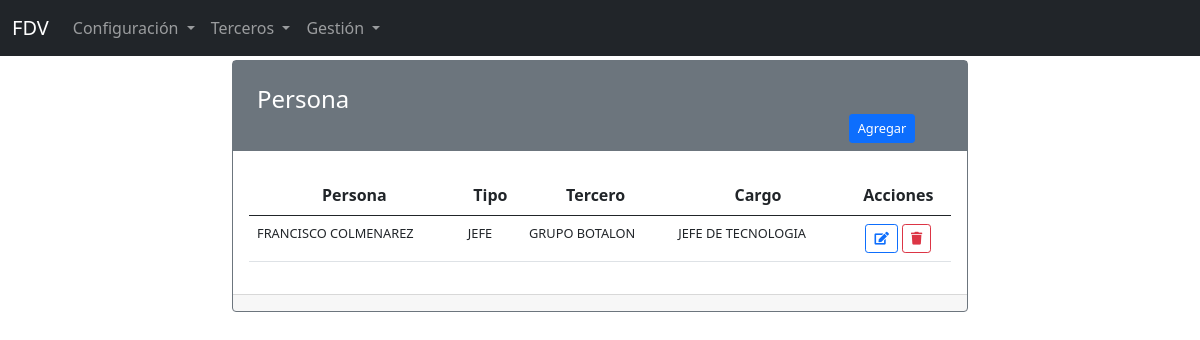
The page /terceros/persona on the database its author committed.
### apps/terceros/models.py (models this page shows, shortened)
class Persona(models.Model):
    id = models.BigAutoField(primary_key=True)
    nombre = models.CharField(verbose_name="Nombre",
                              max_length=50, null=False, blank=False)
    apellido = models.CharField(
        verbose_name="Apellido", max_length=50, null=False, blank=False)
    cargo = models.CharField(verbose_name="Cargo",
                             max_length=70, null=False, blank=False)
    telefono_oficina = models.CharField(
        verbose_name="Teléfono(s) de oficina", max_length=70, null=False, blank=False)
    telefono_celular = models.CharField(
        verbose_name="Celular", max_length=70, null=False, blank=False)
    tercero = models.ForeignKey(
        Tercero, on_delete=models.PROTECT, verbose_name="Tercero")
    tipopersona = models.ForeignKey(
        TipoPersona, on_delete=models.PROTECT, verbose_name="Tipo de persona")
    created_at = models.DateTimeField(auto_now=True)
    updated_at = models.DateTimeField(auto_now_add=True)
    class Meta:
        db_table = "personas"
        verbose_name = "Persona"
        verbose_name_plural = "Personas"
        ordering = ["tercero_id__nombre", "apellido", "nombre", "cargo"]

class TipoPersona(models.Model):
    id = models.BigAutoField(primary_key=True)
    descripcion = models.CharField(
        verbose_name="Descripción", max_length=50, null=False, blank=False)
    created_at = models.DateTimeField(auto_now=True)
    updated_at = models.DateTimeField(auto_now_add=True)
    class Meta:
        db_table = "tipopersonas"
        verbose_name = "Tipo de persona"
        verbose_name_plural = "Tipo de personas"
        ordering = ["descripcion"]

class Tercero(models.Model):
    id = models.BigAutoField(primary_key=True)
    nombre = models.CharField(verbose_name="Nombre",
                              max_length=70, null=False, blank=True, unique=True)
    nombre_juridico = models.CharField(
        verbose_name="Nombre jurídico", max_length=100, null=False, blank=True, unique=True)
    direccion = models.CharField(
        verbose_name="Dirección", max_length=200, null=False, blank=True)
    rif = models.CharField(
        verbose_name="RIF", max_length=10, null=False, blank=True, unique=True)
    nit = models.CharField(verbose_name="NIT", max_length=10,
                           null=True, blank=True)
    telefono = models.CharField(
        verbose_name="Teléfono(s)", max_length=80, null=False, blank=True)
    email = models.EmailField(verbose_name="E-mail", max_length=250, null=True, blank=True)
    web = models.URLField(verbose_name="Sitio web", max_length=250, null=True, blank=True)
    tipocapital = models.ForeignKey(
        TipoCapital, on_delete=models.PROTECT, verbose_name="Tipo de capital")
    ciudad = models.ForeignKey(
        Ciudad, on_delete=models.PROTECT, verbose_name="Ciudad")
    zona = models.ForeignKey(
        Zona, on_delete=models.PROTECT, verbose_name="Zona")
    """ ramo = models.ForeignKey(Ramo, on_delete=models.PROTECT, default=0, verbose_name="Ramo") """
    descripcion_actividad = models.TextField(
        verbose_name="Descripción de la actividad", blank=True, null=True)
    tamano_empresa = models.ForeignKey(
        TamanoEmpresa, on_delete=models.PROTECT, default=0, verbose_name="Tamaño de empresa")
    tipo_empresa = models.ForeignKey(
        TipoEmpresa, on_delete=models.PROTECT, default=0, verbose_name="Tipo de empresa")
    tipo_tercero = models.ForeignKey(
        TipoTercero, on_delete=models.PROTECT, default=1, verbose_name="Tipo de tercero")
    vendedor = models.ForeignKey(
        Vendedor, on_delete=models.PROTECT, verbose_name="Vendedor")
    created_at = models.DateTimeField(auto_now=True)
    updated_at = models.DateTimeField(auto_now_add=True)
    class Meta:
        db_table = "terceros"
        verbose_name = "Tercero"
        verbose_name_plural = "Terceros"
        ordering = ["nombre"]

### apps/terceros/views.py (the view)
# urls.py: path('persona', PersonaIndex.as_view(), name='persona-index'),
class PersonaIndex(ListView):
    template_name = 'terceros/persona/persona_index.html'
    model = Persona
    paginate_by = 7
    context_object_name = 'personas'

### templates/terceros/persona/persona_index.html (shortened to what this page needs)
{% extends 'layouts/layout.html' %}
{% load static %}
{% block content %}
<div class="container">
    <div class="row">
        <div class="col-12 col-sm-12 col-md-8 offset-md-2">
          <div class="card border-secondary">
            <div class="card-title text-white bg-secondary">
              <h4 class="text-left m-4 mb-0">Persona</h4>
              <div class="container">
              <div class="row">
                <div class="col-2 offset-10 mb-2">
                  <a class="btn btn-primary btn-sm fs-7" href="{% url 'terceros:persona-create' %}">Agregar</a>
                </div>
              </div>
              </div>
          </div>
            <div class="card-body">
              <table class="table">
                  <thead>
                      <tr>
                          <th scope="col" class="text-center">Persona</th>
                          <th scope="col" class="text-center">Tipo</th>
                          <th scope="col" class="text-center">Tercero</th>
                          <th scope="col" class="text-center">Cargo</th>
                          <th scope="col" class="text-center">Acciones</th>
                      </tr>
                  </thead>
                  <tbody>
                      {% if personas %}
                          {% for persona in personas %}
                          <tr>
                              <td class="fs-7">
                                  {{ persona.nombre }} {{ persona.apellido }}
                              </td>
                              <td class="fs-7">
                                  {{ persona.tipopersona.descripcion }}
                              </td>
                              <td class="fs-7">
                                  {{ persona.tercero.nombre }}
                              </td>
                              <td class="fs-7">
                                  {{ persona.cargo }}
                              </td>
                              <td class="text-center">
                                  <a class="btn btn-outline-primary btn-sm fs-7" href="{% url 'terceros:persona-edit' persona.id %}"><i class="fas fa-edit"></i></a>
                                  <a class="btn btn-outline-danger btn-sm confirmation fs-7"  onclick="" href="{% url 'terceros:persona-delete' persona.id %}"><i class="fas fa-trash"></i></a>
                              </td>
                          </tr>
                          {% endfor %}
                      {% endif %}
                  </tbody>
              </table>
            </div>
          <div class="card-footer">
          </div>
        </div>
</div>
{% endblock content %}

### static/css/fa-all.css (style rules this page uses)
.fa, .fas, .far, .fal, .fad, .fab { -moz-osx-font-smoothing: grayscale; -webkit-font-smoothing: antialiased; display: inline-block; font-style: normal; font-variant: normal; text-rendering: auto; line-height: 1; }
.fa-edit:before { content: "\f044"; }
.fa-trash:before { content: "\f1f8"; }

### static/css/app.css (style rules this page uses)
body { padding-top: 60px !important; }
.fs-7 { font-size: 0.8rem; }

### rows shown on the page
Persona: nombre "FRANCISCO", apellido "COLMENAREZ", tipopersona.descripcion "JEFE", tercero.nombre "GRUPO BOTALON", cargo "JEFE DE TECNOLOGIA"
